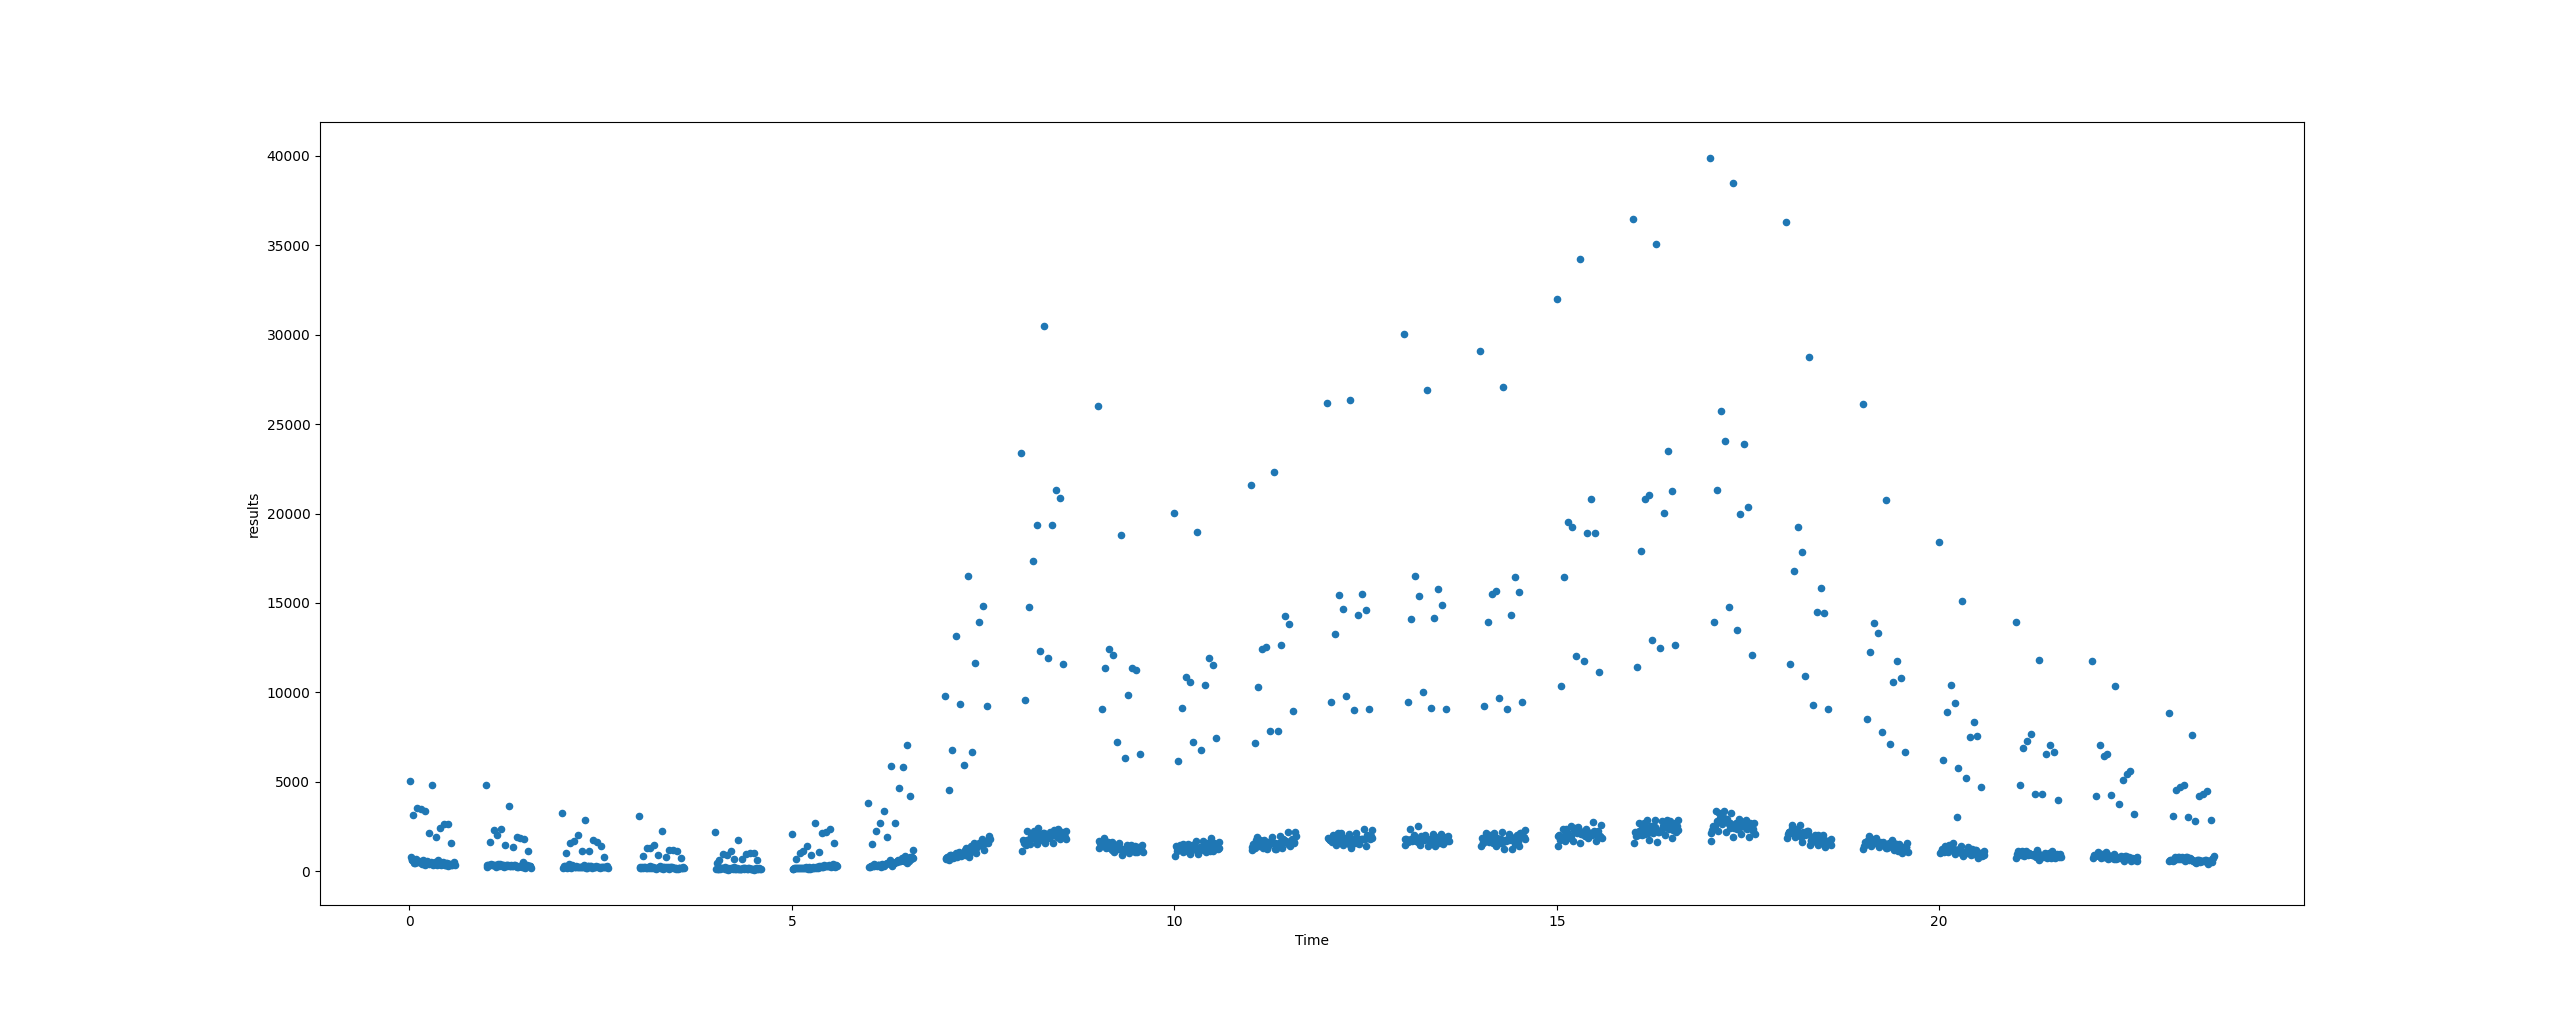

Python code for this plot:
from datetime import time
import pandas as pd 
import matplotlib.pyplot as plt
import matplotlib as mpl
import numpy as np
mpl.rcParams['agg.path.chunksize'] = 10000

mergedFile = pd.read_csv("created_files/merged.csv", encoding="utf-8", low_memory=False)

column = [
    "Accident_Index", "Location_Easting_OSGR", "Location_Northing_OSGR", "Longitude","Latitude", 
     "Police_Force", "Accident_Severity", "Number_of_Vehicles", "Number_of_Casualties", "Date", "Day_of_Week", 
     "Time", "Local_Authority_(District)", "Local_Authority_(Highway)", "1st_Road_Class", "1st_Road_Number", 
     "Road_Type", "Speed_limit", "Junction_Detail", "Junction_Control", "2nd_Road_Class", "2nd_Road_Number",
     "Pedestrian_Crossing-Human_Control", "Pedestrian_Crossing-Physical_Facilities", "Light_Conditions", 
     "Weather_Conditions", "Road_Surface_Conditions", "Special_Conditions_at_Site", "Carriageway_Hazards", 
     "Urban_or_Rural_Area", "Did_Police_Officer_Attend_Scene_of_Accident", "LSOA_of_Accident_Location", 
     "Vehicle_Reference_x","Casualty_Reference", "Casualty_Class","Sex_of_Casualty", "Age_of_Casualty", 
     "Age_Band_of_Casualty", "Casualty_Severity", "Pedestrian_Location","Pedestrian_Movement", "Car_Passenger",
     "Bus_or_Coach_Passenger", "Pedestrian_Road_Maintenance_Worker", "Casualty_Type", "Casualty_Home_Area_Type",
     "temp", "Vehicle_Reference_y", "Vehicle_Type", "Towing_and_Articulation", "Vehicle_Manoeuvre",
     "Vehicle_Location-Restricted_Lane", "Junction_Location", "Skidding_and_Overturning", 
     "Hit_Object_in_Carriageway", "Vehicle_Leaving_Carriageway","Hit_Object_off_Carriageway", 
     "1st_Point_of_Impact", "Was_Vehicle_Left_Hand_Drive?", "Journey_Purpose_of_Driver", "Sex_of_Driver", 
     "Age_of_Driver", "Age_Band_of_Driver", "Engine_Capacity_(CC)", "Propulsion_Code", "Age_of_Vehicle", 
     "Driver_IMD_Decile", "Driver_Home_Area_Type"
     ]

merge_df = pd.DataFrame(mergedFile)

print("output")
print("="*300)

output = merge_df["Time"].value_counts()

print(output)

results = output.to_list()
times = output.index.to_list()


# bars = pd.DataFrame({'Vehicle Type':[], 'frequency':output.tolist()})

# times = pd.to_datetime(merge_df["Time"], format='%H:%M').dt.hour

# print(times)

temp = []
for t in times:
    temp.append(float(t[:2] + "." + t[3:]))


scatter = pd.DataFrame({'Time':temp,'results': results})
scatter.plot.scatter(x='Time', y='results')

# bars.plot.bar(x='Vehicle Type', y='frequency', ylim=(0, 3000000)) #rot=0) #ylim=(0, 3000000))


# plt.ticklabel_format(useOffset=False, style='plain', axis='y')


plt.show()
